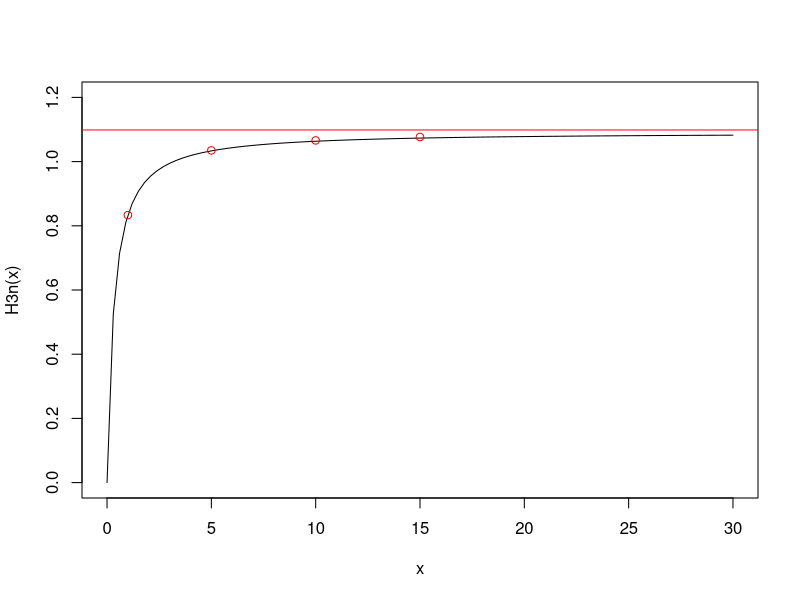
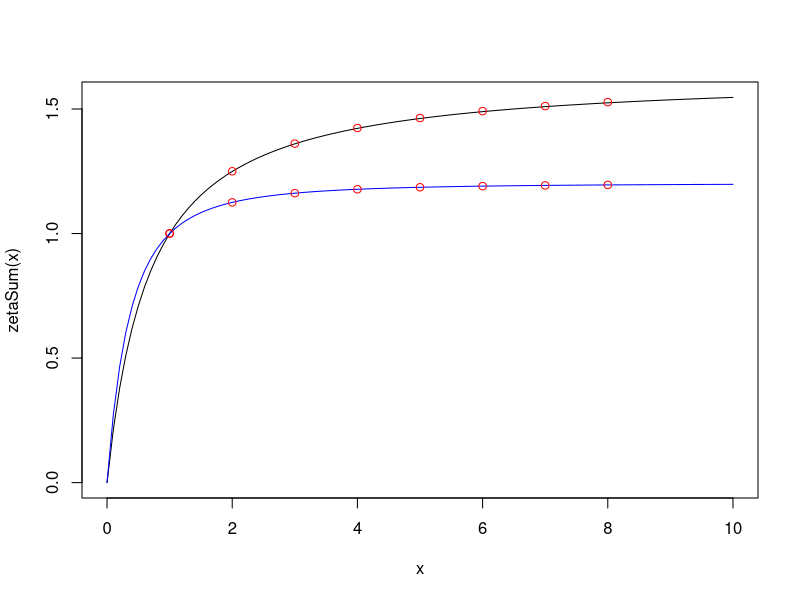
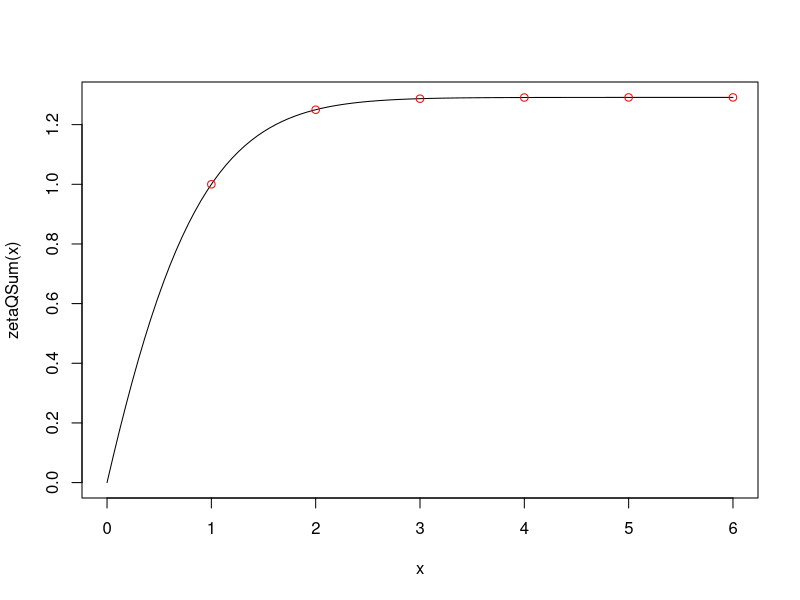
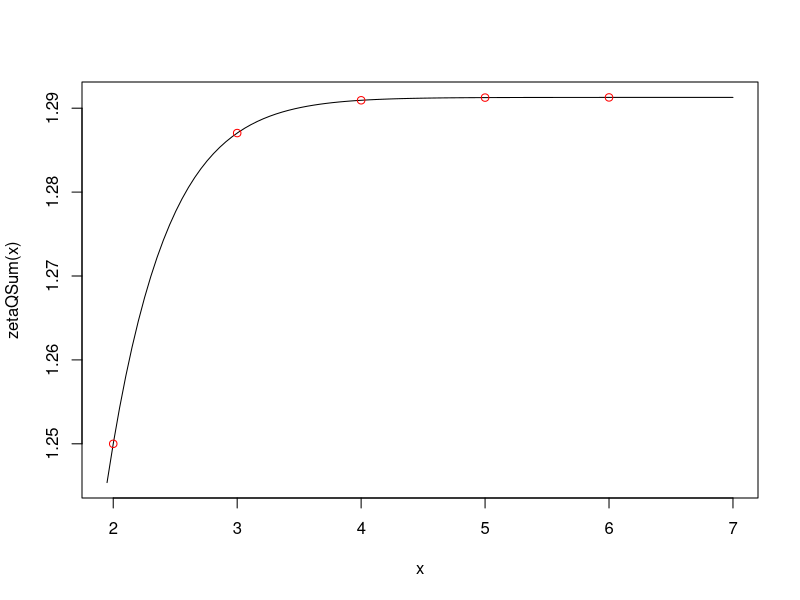
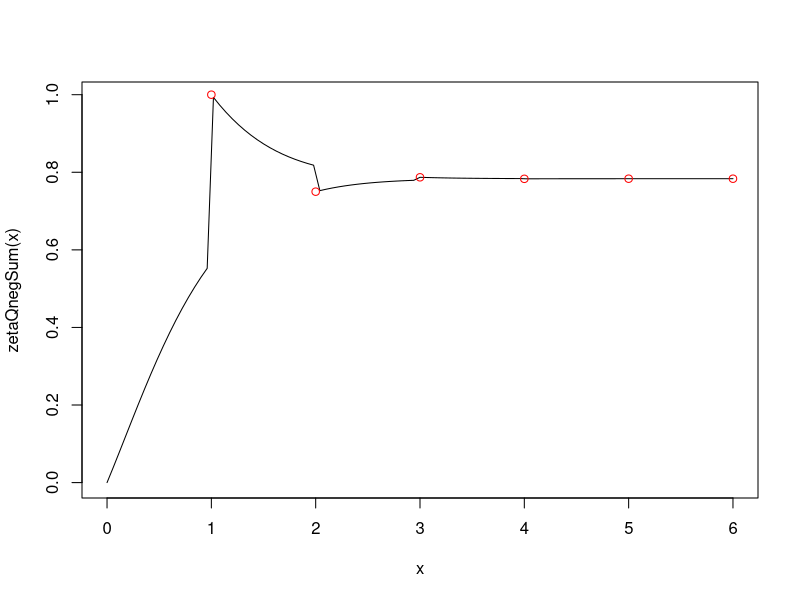
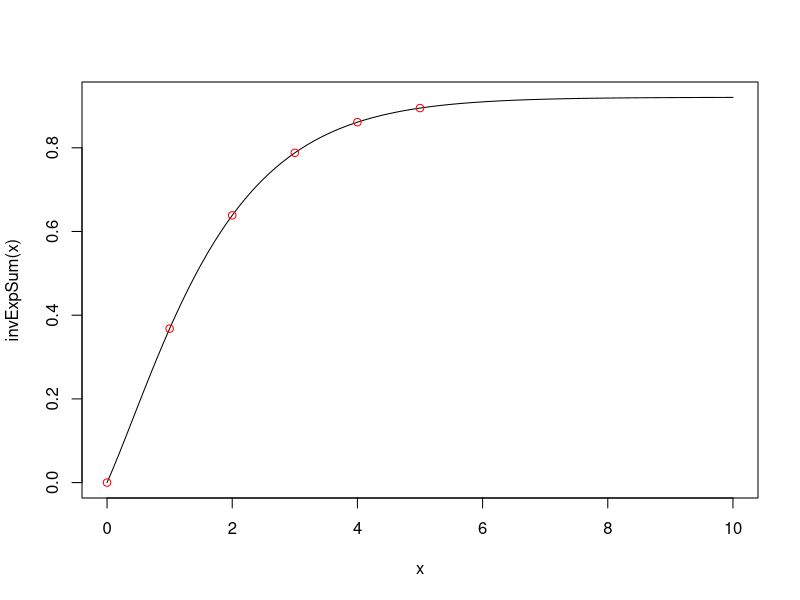
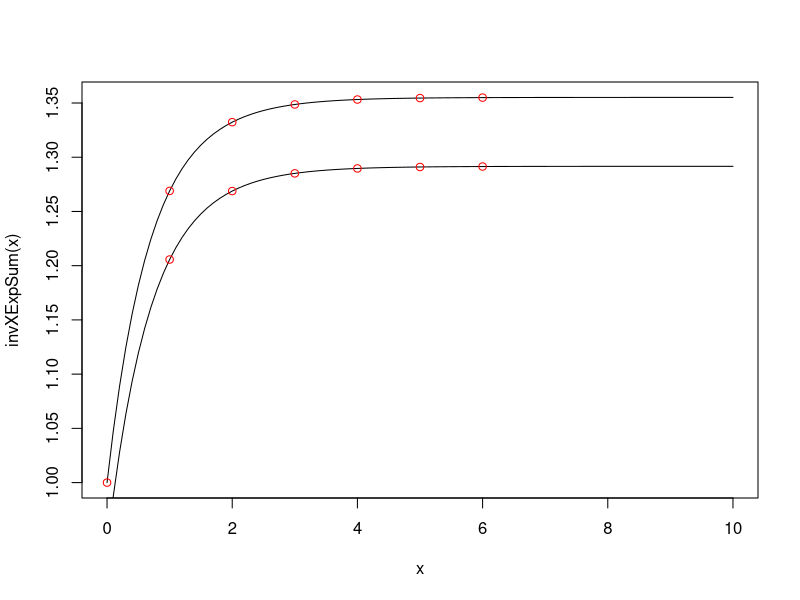

The R source for these figures, in order:


### Analytic Continuation


# For an Introduction, see link to Digamma Function:
# - Lines That Connect: Extending the Harmonic Numbers to the Reals
#   https://www.youtube.com/watch?v=9p_U_o1pMKo



####################

### Helper Functions

### Simple ###

### Based on H(n)

### H(3*n) - H(n)
# - accuracy/convergence problems possible with some of the formulas;
#   (I may have had a bug in the code as well)
H3n = function(x, N = 30) {
	n = seq(0, N);
	sapply(x, \(x) {
		m = n + x;
		sum( (9*n+5) / ((3*n+1)*(3*n+2)*(3*n+3)) ) +
			- sum( (9*m+5) / ((3*m+1)*(3*m+2)*(3*m+3)));
	})
}
H3n0 = function(n) {
	sum(1/seq(3*n)) - sum(1/seq(n));
}
H3n0.alt = function(n) {
	n = seq(0, n-1);
	sum( (9*n+5) / ((3*n+1)*(3*n+2)*(3*n+3)) );
}


### Based on the Zeta-function
# - Zeta Partial-Sums;

### sum( 1 / n^p )
zetaSum = function(x, p=2, N = 50) {
	id = seq(1, N);
	sapply(x, \(x) sum(1/id^p) - sum(1/(x+id)^p));
}
zetaSum0 = function(n, p=2) {
	id = seq(1, n);
	sum(1/id^p);
}


### Quasi-Zeta

### sum( 1 / n^n )
zetaQSum = function(x, N = 30) {
	id = seq(1, N);
	sapply(x, \(x) {
		m = id + x;
		sum(1/id^id) - sum(1/m^m);
	})
}
zetaQSum0 = function(n) {
	id = seq(1, n);
	sum(1/id^id);
}

### sum( (-1)^n / n^n )
zetaQnegSum = function(x, N = 30) {
	id = seq(1, N);
	u  = (-1)^id;
	sapply(x, \(x) {
		m = id + x;
		b = sin(pi*m - pi/2);
		- sum(u/id^id) - sum(b/m^m);
	})
}
zetaQnegSum = function(x, N = 30) {
	id = seq(1, N);
	u  = (-1)^id;
	sapply(x, \(x) {
		m = id + x;
		b = if(floor(x) %% 2 == 0) 1 else -1;
		- sum(u/id^id) + b * sum(u/m^m);
	})
}
zetaQnegSum0 = function(n) {
	id = seq(1, n);
	- sum((-1)^id / id^id);
}


### Exponentials ###

### sum( n / exp(n) )
invExpSum = function(x, N = 30) {
	id = seq(0, N);
	sapply(x, \(x) sum(id/exp(id)) - sum((x+1+id)/exp(x+1+id)));
}
invExpSum0 = function(n) {
	id = seq(0, n);
	sum(id/exp(id));
}


### sum( 1 / (n*exp(n) + 1) )
invXExpSum = function(x, k=1, N = 30) {
	id = seq(0, N);
	sapply(x, function(x) {
		sum(1/(id*exp(id) + k)) - sum(1/((x+1+id)*exp(x+1+id) + k))
	});
}
invXExpSum0 = function(n, k=1) {
	id = seq(0, n);
	sum(1 / (id*exp(id) + k) );
}

#####################
#####################

################
### Examples ###
################

### Simple

### H(3*n) - H(n)

px = c(1,5,10,15);
curve(H3n(x), xlim=c(0, 30), ylim=c(0, 1.2))
points(px, sapply(px, H3n0), col="red")
abline(h = log(3), col="red")
# for derivation of log(3), see file:
# Sums.Trig.R;

###
H3n(1/2, N=10000)
2/3


##################
##################

### Zeta-based

### sum( 1 / n^p )
curve(zetaSum(x), xlim=c(0,10))
tmp = sapply(seq(1, 8), \(x) points(x, zetaSum0(x), col="red"))
#
p = 3
curve(zetaSum(x, p=p), add=T, col="blue")
tmp = sapply(seq(1, 8), \(x) points(x, zetaSum0(x, p=p), col="red"))

# Q: Can we compute a closed form for zetaSum(3/2)?
zetaSum(1/2, N=200)
4 - pi^2/3
zetaSum(3/2, N=200)
4 - pi^2/3 + 4/9
zetaSum(5/2, N=200)
4 - pi^2/3 + 4/9 + 4/25


##############

### Quasi-Zeta
# sum( 1 / n^n )

curve(zetaQSum(x), xlim=c(0, 6))
tmp = sapply(seq(1, 6), \(x) points(x, zetaQSum0(x), col="red"))

###
curve(zetaQSum(x), xlim=c(1.95, 7))
tmp = sapply(seq(2, 6), \(x) points(x, zetaQSum0(x), col="red"))

###
zetaQSum(1/2)
# TODO: ???


###############

### Quasi-Zeta
### Alternating

# sum( (-1)^n / n^n )

# TODO: Clarify if the use of sin() is the best option?
curve(zetaQnegSum(x), xlim=c(0, 6))
tmp = sapply(seq(1, 6), \(x) points(x, zetaQnegSum0(x), col="red"))

###
zetaQnegSum(20)
zetaQnegSum0(20)

###
zetaQnegSum(1/2)

### Bernoulli Integral
# TODO:


################
################

### Exponentials

### sum( n / exp(n) )
curve(invExpSum(x), xlim=c(0,10))
tmp = sapply(seq(0, 5), \(x) points(x, invExpSum0(x), col="red"))


#####################

### sum( 1 / (n*exp(n) + 1) )
curve(invXExpSum(x), xlim=c(0,10))
tmp = sapply(seq(0, 6), \(x) points(x, invXExpSum0(x), col="red"))
#
k = 1 + 1/16
curve(invXExpSum(x, k=k), add = TRUE)
tmp = sapply(seq(0, 6), \(x) points(x, invXExpSum0(x, k=k), col="red"))


# NOT identical: still some diff?
invXExpSum0(50)
# exp(1)/2 # close, but ???
integrate(\(x) 1/(x*exp(x) + 1), 0, Inf)
